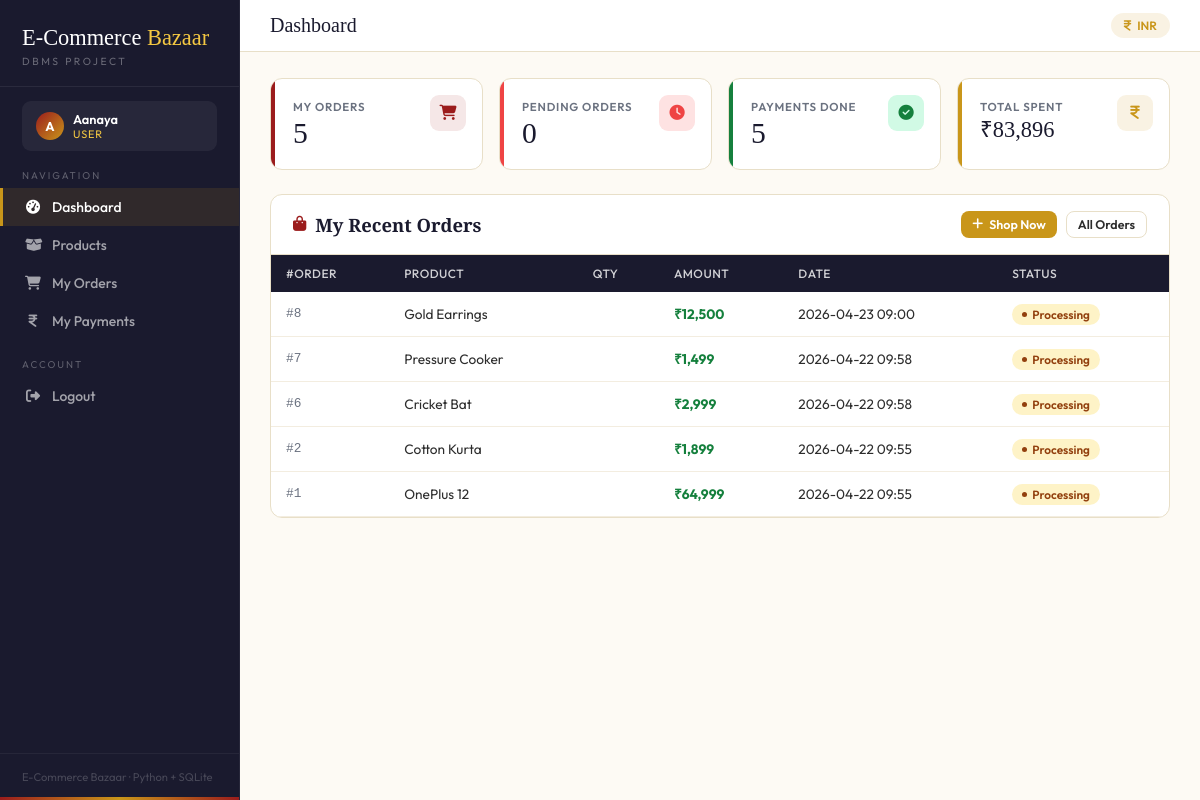
/dashboard (signed in), run on the app's committed database.
### tables this page shows
CREATE TABLE orders (
        order_id   INTEGER PRIMARY KEY AUTOINCREMENT,
        user_id    INTEGER NOT NULL,
        product_id INTEGER NOT NULL,
        quantity   INTEGER NOT NULL DEFAULT 1,
        total_amt  REAL NOT NULL,
        order_date TEXT NOT NULL DEFAULT (datetime('now','localtime')),
        status     TEXT NOT NULL DEFAULT 'Pending',
        FOREIGN KEY (user_id)    REFERENCES users(user_id),
        FOREIGN KEY (product_id) REFERENCES products(product_id)
    );

CREATE TABLE products (
        product_id   INTEGER PRIMARY KEY AUTOINCREMENT,
        product_name TEXT NOT NULL,
        description  TEXT,
        price        REAL NOT NULL CHECK(price >= 0),
        stock        INTEGER NOT NULL DEFAULT 0 CHECK(stock >= 0),
        created_at   TEXT NOT NULL DEFAULT (datetime('now','localtime'))
    );

### app.py (the view)
@app.route("/dashboard")
@login_required
def dashboard():
    uid = session["user_id"]
    con = db()
    if session["role"] == "admin":
        stats = {
            "users":    con.execute("SELECT COUNT(*) FROM users WHERE role='user'").fetchone()[0],
            "products": con.execute("SELECT COUNT(*) FROM products").fetchone()[0],
            "orders":   con.execute("SELECT COUNT(*) FROM orders").fetchone()[0],
            "revenue":  con.execute("SELECT COALESCE(SUM(amount),0) FROM payments WHERE status_p='Paid'").fetchone()[0],
        }
        recent = con.execute("""
            SELECT o.order_id, u.user_name, p.product_name, o.total_amt, o.order_date, o.status
            FROM orders o
            JOIN users u ON o.user_id=u.user_id
            JOIN products p ON o.product_id=p.product_id
            ORDER BY o.order_id DESC LIMIT 8
        """).fetchall()
    else:
        stats = {
            "orders":  con.execute("SELECT COUNT(*) FROM orders WHERE user_id=?", (uid,)).fetchone()[0],
            "pending": con.execute("SELECT COUNT(*) FROM orders WHERE user_id=? AND status='Pending'", (uid,)).fetchone()[0],
            "paid":    con.execute("SELECT COUNT(*) FROM payments WHERE user_id=? AND status_p='Paid'", (uid,)).fetchone()[0],
            "spent":   con.execute("SELECT COALESCE(SUM(amount),0) FROM payments WHERE user_id=? AND status_p='Paid'", (uid,)).fetchone()[0],
        }
        recent = con.execute("""
            SELECT o.order_id, p.product_name, o.total_amt, o.order_date, o.status
            FROM orders o JOIN products p ON o.product_id=p.product_id
            WHERE o.user_id=? ORDER BY o.order_id DESC LIMIT 5
        """, (uid,)).fetchall()
    con.close()
    return render_template("dashboard.html", stats=stats, recent=recent)

### app.py (called while the page is built)
def db():
    con = sqlite3.connect(DB)
    con.row_factory = sqlite3.Row
    con.execute("PRAGMA foreign_keys = ON")
    return con

def login_required(f):
    @wraps(f)
    def wrapper(*a, **kw):
        if "user_id" not in session:
            return redirect(url_for("login"))
        return f(*a, **kw)
    return wrapper

### templates/dashboard.html (shortened to what this page needs)
{% extends "base.html" %}
{% block page_title %}Dashboard{% endblock %}
{% block content %}
{% if session.role == 'admin' %}
<div class="stat-grid">
  <div class="stat" style="--c:var(--crimson)">
    <div class="lbl">Registered Users</div>
    <div class="val">{{ stats.users }}</div>
    <div class="ico" style="background:rgba(155,28,28,.1);color:var(--crimson)"><i class="fa-solid fa-users"></i></div>
  </div>
  <div class="stat" style="--c:var(--gold)">
    <div class="lbl">Total Products</div>
    <div class="val">{{ stats.products }}</div>
    <div class="ico" style="background:rgba(201,150,26,.12);color:var(--gold)"><i class="fa-solid fa-box-open"></i></div>
  </div>
  <div class="stat" style="--c:#1D4ED8">
    <div class="lbl">Total Orders</div>
    <div class="val">{{ stats.orders }}</div>
    <div class="ico" style="background:#dbeafe;color:#1D4ED8"><i class="fa-solid fa-cart-shopping"></i></div>
  </div>
  <div class="stat" style="--c:var(--green)">
    <div class="lbl">Revenue Collected</div>
    <div class="val" style="font-size:1.5rem">₹{{ "{:,.0f}".format(stats.revenue) }}</div>
    <div class="ico" style="background:#d1fae5;color:var(--green)"><i class="fa-solid fa-indian-rupee-sign"></i></div>
  </div>
</div>
<div class="card">
  <div class="card-hd">
    <h2><i class="fa-solid fa-clock-rotate-left"></i> Recent Orders <span class="rec-count">(latest 8)</span></h2>
    <a href="/orders" class="btn btn-outline btn-sm">View All <i class="fa-solid fa-arrow-right"></i></a>
  </div>
  <div class="tbl-wrap">
    <table>
      <thead><tr><th>#Order</th><th>Customer</th><th>Product</th><th>Amount</th><th>Date</th><th>Status</th></tr></thead>
      <tbody>
        {% for r in recent %}
        <tr>
          <td class="mono">#{{ r.order_id }}</td>
          <td><div class="av-cell"><div class="av">{{ r.user_name[0].upper() }}</div>{{ r.user_name }}</div></td>
          <td>{{ r.product_name }}</td>
          <td class="amt">₹{{ "{:,.0f}".format(r.total_amt) }}</td>
          <td>{{ r.order_date[:16] }}</td>
          <td><span class="badge b-{{ r.status|lower }}">{{ r.status }}</span></td>
        </tr>
        {% else %}<tr class="empty"><td colspan="6">No orders yet.</td></tr>{% endfor %}
      </tbody>
    </table>
  </div>
</div>
{% else %}
<div class="stat-grid">
  <div class="stat" style="--c:var(--crimson)">
    <div class="lbl">My Orders</div>
    <div class="val">{{ stats.orders }}</div>
    <div class="ico" style="background:rgba(155,28,28,.1);color:var(--crimson)"><i class="fa-solid fa-cart-shopping"></i></div>
  </div>
  <div class="stat" style="--c:#EF4444">
    <div class="lbl">Pending Orders</div>
    <div class="val">{{ stats.pending }}</div>
    <div class="ico" style="background:#fee2e2;color:#EF4444"><i class="fa-solid fa-clock"></i></div>
  </div>
  <div class="stat" style="--c:var(--green)">
    <div class="lbl">Payments Done</div>
    <div class="val">{{ stats.paid }}</div>
    <div class="ico" style="background:#d1fae5;color:var(--green)"><i class="fa-solid fa-check-circle"></i></div>
  </div>
  <div class="stat" style="--c:var(--gold)">
    <div class="lbl">Total Spent</div>
    <div class="val" style="font-size:1.4rem">₹{{ "{:,.0f}".format(stats.spent) }}</div>
    <div class="ico" style="background:rgba(201,150,26,.12);color:var(--gold)"><i class="fa-solid fa-indian-rupee-sign"></i></div>
  </div>
</div>
<div class="card">
  <div class="card-hd">
    <h2><i class="fa-solid fa-bag-shopping"></i> My Recent Orders</h2>
    <div style="display:flex;gap:9px">
      <a href="/products" class="btn btn-gold btn-sm"><i class="fa-solid fa-plus"></i> Shop Now</a>
      <a href="/orders"   class="btn btn-outline btn-sm">All Orders</a>
    </div>
  </div>
  <div class="tbl-wrap">
    <table>
      <thead><tr><th>#Order</th><th>Product</th><th>Qty</th><th>Amount</th><th>Date</th><th>Status</th></tr></thead>
      <tbody>
        {% for r in recent %}
        <tr>
          <td class="mono">#{{ r.order_id }}</td>
          <td>{{ r.product_name }}</td>
          <td>{{ r.quantity }}</td>
          <td class="amt">₹{{ "{:,.0f}".format(r.total_amt) }}</td>
          <td>{{ r.order_date[:16] }}</td>
          <td><span class="badge b-{{ r.status|lower }}">{{ r.status }}</span></td>
        </tr>
        {% else %}<tr class="empty"><td colspan="6">No orders yet. <a href="/products" style="color:var(--crimson)">Browse products →</a></td></tr>{% endfor %}
      </tbody>
    </table>
  </div>
</div>
{% endif %}
{% endblock %}

### templates/base.html (shortened to what this page needs)
<!DOCTYPE html>
<html lang="en">
<head>
<link href="https://cdnjs.cloudflare.com/ajax/libs/font-awesome/6.5.0/css/all.min.css" rel="stylesheet"/>
</head>
<body>
<aside class="sidebar">
  <div class="brand">
    <div class="brand-name">E-Commerce <em>Bazaar</em></div>
    <div class="brand-tag">DBMS Project</div>
  </div>
  {% if session.user_name %}
  <div class="brand-user">
    <div class="av">{{ session.user_name[0].upper() }}</div>
    <div>
      <div class="uname">{{ session.user_name }}</div>
      <div class="urole">{{ session.role }}</div>
    </div>
  </div>
  {% endif %}
  <div class="nav-label">Navigation</div>
  <nav>
    <a href="/dashboard" class="{{ 'active' if request.endpoint=='dashboard' }}">
      <i class="fa-solid fa-gauge-high"></i> Dashboard
    </a>
    <a href="/products" class="{{ 'active' if request.endpoint in ['products','add_product','update_product'] }}">
      <i class="fa-solid fa-box-open"></i> Products
    </a>
    <a href="/orders" class="{{ 'active' if request.endpoint=='orders' }}">
      <i class="fa-solid fa-cart-shopping"></i>
      {% if session.role=='admin' %}All Orders{% else %}My Orders{% endif %}
    </a>
    <a href="/payments" class="{{ 'active' if request.endpoint=='payments' }}">
      <i class="fa-solid fa-indian-rupee-sign"></i>
      {% if session.role=='admin' %}All Payments{% else %}My Payments{% endif %}
    </a>
  </nav>
  <div class="nav-label">Account</div>
  <nav>
    <a href="/logout"><i class="fa-solid fa-right-from-bracket"></i> Logout</a>
  </nav>
  <div class="sidebar-foot">E-Commerce Bazaar · Python + SQLite</div>
</aside>
<div class="main">
  <header class="topbar">
    <div class="topbar-title">{% block page_title %}Dashboard{% endblock %}</div>
    <div class="topbar-right">
      <span class="chip chip-gold"><i class="fa-solid fa-indian-rupee-sign"></i> INR</span>
    </div>
  </header>
  <div class="page">{% block content %}{% endblock %}</div>
</div>
</body>
</html>

### data on the page
orders: order_id "8", product_name "Gold Earrings", total_amt "12,500", order_date "2026-04-23 09:00", status "Processing"
orders: order_id "7", product_name "Pressure Cooker", total_amt "1,499", order_date "2026-04-22 09:58", status "Processing"
orders: order_id "6", product_name "Cricket Bat", total_amt "2,999", order_date "2026-04-22 09:58", status "Processing"
orders: order_id "2", product_name "Cotton Kurta", total_amt "1,899", order_date "2026-04-22 09:55", status "Processing"
orders: order_id "1", product_name "OnePlus 12", total_amt "64,999", order_date "2026-04-22 09:55", status "Processing"

### other printed values
{{ session.user_name[0].upper() }} "A"
{{ session.user_name }} "Aanaya"
{{ session.role }} "USER"
{{ stats.orders }} "5"
{{ stats.pending }} "0"
{{ stats.paid }} "5"
{{ "{:,.0f}".format(stats.spent) }} "83,896"
